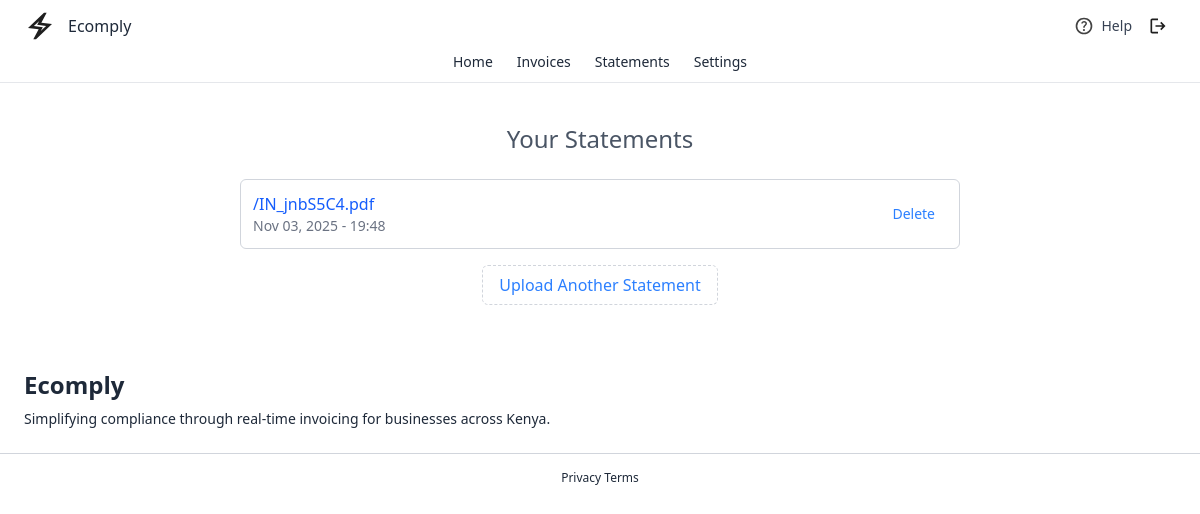
Screenshot of /statements/ (signed in) with the database file from the repository.
### page/models.py (models this page shows, shortened)
class UploadedStatement(models.Model):
    user = models.ForeignKey(User, on_delete=models.CASCADE)
    file = models.FileField(upload_to='statements/')
    uploaded_at = models.DateTimeField(auto_now_add=True)

### page/views.py (the view)
# urls.py: path('statements/', StatementListView.as_view(), name='statements'),
@method_decorator(login_required, name='dispatch')
class StatementListView(View):
    template_name = 'dashboard/statements.html'
    def get(self, request):
        statements = UploadedStatement.objects.filter(user=request.user).order_by('-uploaded_at')
        return render(request, self.template_name, {'statements': statements})

### templates/dashboard/statements.html (shortened to what this page needs)
{% extends 'base.html' %}
{% load static %}
{% block content %}
  {% include 'components/navbar.html' %}
  <div class="m-4 flex items-center justify-center bg-transparent">
    <div class="bg-white bg-opacity-95 rounded-md p-6 w-full max-w-3xl">
      <h1 class="text-2xl font-medium mb-6 text-gray-600 text-center">Your Statements</h1>
      {% if statements %}
        <ul class="divide-y divide-gray-200">
          {% for s in statements %}
            <li class="py-3 flex items-center justify-between border p-3 mb-2 border-gray-300 rounded-md hover:bg-blue-100">
              <div >
                <a href="{{ s.file.url }}" target="_blank" class="text-blue-600 hover:underline">
                  {{ s.file.name|slice:"10:" }}
                </a>
                <span class="text-gray-500 text-sm block">
                  {{ s.uploaded_at|date:"M d, Y - H:i" }}
                </span>
              </div>
              <form action="{% url 'delete_statement' s.pk %}" method="post" onsubmit="return confirm('Are you sure you want to delete this statement?');">
                <button type="submit"
                              class="px-3 py-1 text-sm  text-blue-500 hover:bg-gray-300 hover:text-blue-800 hover:rounded-md transition-all duration-200">
                  Delete
                </button>
              </form>
            </li>
          {% endfor %}
        </ul>
      {% else %}
        <p class="text-gray-600 text-center">No statements uploaded yet.</p>
      {% endif %}
      <div class="mt-6 text-center">
        <a href="{% url 'upload_statement' %}"
           class="px-4 py-2 border border-gray-300 border-dashed rounded-md text-blue-500 hover:bg-gray-300 hover:text-blue-800 hover:rounded-md transition-all duration-300">
          Upload Another Statement
        </a>
      </div>
    </div>
  </div>
      {% include 'components/Footer.html' %}
{% endblock %}

### rows the page displays
UploadedStatement: file.name "/IN_jnbS5C4.pdf", uploaded_at "Nov 03, 2025 - 19:48"
